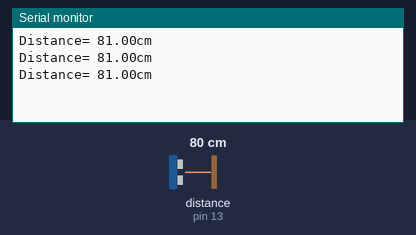
Simulated run of this sketch. Board: Arduino Uno, built with avr-gcc and run on an emulated ATmega328P. On the bench: the last lines printed to the serial monitor. Inputs (shaded band) come from the test bench; at power-on: distance to the obstacle (sensor on pin 13) 80 cm. The echo pulse lasts 58.3 µs per cm.

Above: at 1.3 s.
1.4 s: distance to the obstacle (sensor on pin 13) set to 4 cm
At 1.9 s:
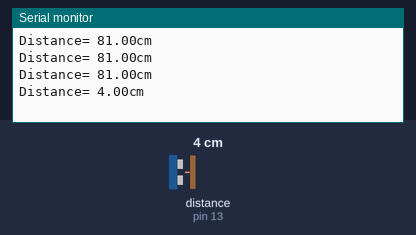
2.9 s: distance to the obstacle (sensor on pin 13) set to 2 cm
At 3.4 s:
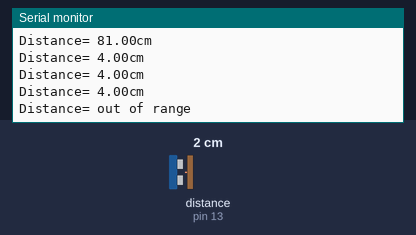

Measured:
- the behaviour switches between 3 and 2 cm on distance to the obstacle (sensor on pin 13) (found by bisection; images 1 and 2)
- after the input at 1.4 s, the serial monitor: prints a new line after 0.12 s (image 1)
- after the input at 2.9 s, the serial monitor: prints a new line after 0.12 s (image 2)

The sketch:

ultra2.ino
```cpp
#include<NewPing.h>
int echoPin=13;
int TrigPin=10;
int max=400;
float duration,distance;
NewPing sonar(TrigPin,echoPin,max);


void setup() {
  Serial.begin(9600);

  // put your setup code here, to run once:

}

void loop() {
  distance=sonar.ping_cm();

 Serial.print("Distance= ");
  if(distance>=400 || distance<=2)
  {
    Serial.print("out of range");
    }
    else
    {
     Serial.print(distance);
    Serial.println("cm");
    }
    delay(500);


  // put your main code here, to run repeatedly:

}
```
